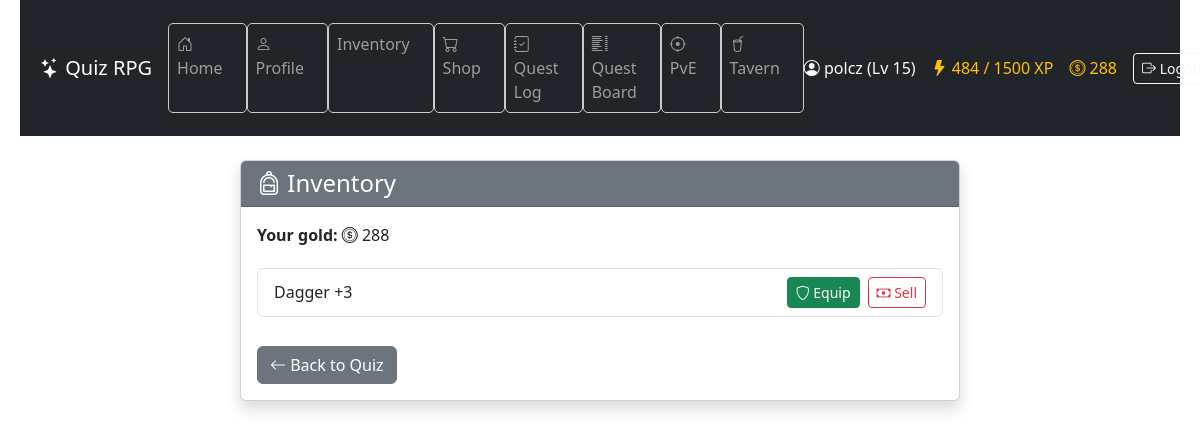
Screenshot of /inventory/ (signed in) with the database file from the repository.
### game/models.py (models this page shows, shortened)
class Character(models.Model):
    CLASS_CHOICES = [
        ("warrior", "Warrior"),
        ("mage", "Mage"),
        ("rogue", "Rogue"),
    ]
    user = models.OneToOneField(User, on_delete=models.CASCADE)
    name = models.CharField(max_length=100)
    character_class = models.CharField(
        max_length=20, choices=CLASS_CHOICES, default="warrior"
    )
    level = models.IntegerField(default=1)
    experience = models.IntegerField(default=0)
    experience_to_next_level = models.PositiveIntegerField(default=100)
    hp = models.PositiveIntegerField(default=100)
    max_hp = models.PositiveIntegerField(default=100)
    hp_from_levels = models.PositiveIntegerField(default=0)
    mana = models.PositiveIntegerField(default=50)
    max_mana = models.PositiveIntegerField(default=50)
    mana_from_levels = models.PositiveIntegerField(default=0)
    stamina = models.PositiveIntegerField(default=50)
    max_stamina = models.PositiveIntegerField(default=50)
    armor = models.PositiveIntegerField(default=0)
    damage_reduction = models.FloatField(default=0.0)
    physical_min_damage = models.PositiveIntegerField(default=1)
    physical_max_damage = models.PositiveIntegerField(default=3)
    spell_power = models.PositiveIntegerField(default=0)
    hp_regeneration = models.PositiveIntegerField(default=0)
    mana_regeneration = models.PositiveIntegerField(default=0)
    stamina_regeneration = models.PositiveIntegerField(default=0)
    items = models.ManyToManyField("Item", related_name="characters", blank=True)
    equipped_head = models.ForeignKey(
        "Item",
        null=True,
        blank=True,
        related_name="equipped_on_head",
        on_delete=models.SET_NULL,
    )
    equipped_body = models.ForeignKey(
        "Item",
        null=True,
        blank=True,
        related_name="equipped_on_body",
        on_delete=models.SET_NULL,
    )
    equipped_legs = models.ForeignKey(
        "Item",
        null=True,
        blank=True,
        related_name="equipped_on_legs",
        on_delete=models.SET_NULL,
    )
    equipped_feet = models.ForeignKey(
        "Item",
        null=True,
        blank=True,
        related_name="equipped_on_feet",
        on_delete=models.SET_NULL,
    )
    equipped_hand_right = models.ForeignKey(
        "Item",
        null=True,
        blank=True,
        related_name="equipped_on_hand_right",
        on_delete=models.SET_NULL,
    )
    equipped_hand_left = models.ForeignKey(
        "Item",
        null=True,
        blank=True,
        related_name="equipped_on_hand_left",
        on_delete=models.SET_NULL,
    )
    strength = models.IntegerField(default=5)
    intelligence = models.IntegerField(default=5)
    dexterity = models.IntegerField(default=5)
    vitality = models.IntegerField(default=5)
    luck = models.IntegerField(default=5)
    stat_points = models.IntegerField(default=0)
    gold = models.IntegerField(default=0)
    last_regen_time = models.DateTimeField(default=timezone.now)
    class XpReward(TypedDict):
        total: int
        base: int
        strength_bonus: int
        intelligence_bonus: int
        double: bool

class Item(models.Model):
    SLOT_CHOICES = [
        ("head", "Head"),
        ("body", "Body"),
        ("legs", "Legs"),
        ("feet", "Feet"),
        ("hand_right", "Right Hand"),
        ("hand_left", "Left Hand"),
    ]
    name = models.CharField(max_length=100)
    description = models.TextField(blank=True, null=True)
    price = models.IntegerField(null=True, blank=True)
    is_available_in_shop = models.BooleanField(default=False)
    slot = models.CharField(
        max_length=20,
        choices=SLOT_CHOICES,
        default="hand_right",
    )
    effect_strength = models.IntegerField(default=0)
    effect_intelligence = models.IntegerField(default=0)
    effect_dexterity = models.IntegerField(default=0)
    effect_vitality = models.IntegerField(default=0)
    effect_luck = models.IntegerField(default=0)
    min_damage = models.PositiveIntegerField(default=0)
    max_damage = models.PositiveIntegerField(default=0)
    armor = models.PositiveIntegerField(default=0)
    spell_power = models.PositiveIntegerField(default=0)
    hp_bonus = models.IntegerField(default=0)
    mana_bonus = models.IntegerField(default=0)
    stamina_bonus = models.IntegerField(default=0)
    required_class = models.CharField(
        max_length=20,
        choices=Character.CLASS_CHOICES,
        null=True,
        blank=True,
        help_text="If set, only characters of this class can equip the item.",
    )

### game/views.py (the view)
# urls.py: path("inventory/", views.inventory_view, name="inventory"),
@character_required
def inventory_view(request):
    character = Character.objects.get(user=request.user)
    regenerate_character(character)
    items = character.items.all()
    return render(
        request,
        "game/inventory.html",
        {
            "items": items,
            "character": character,
        },
    )

### game/context_processors.py (called while the page is built)
def character_context(request):
    if request.user.is_authenticated:
        try:
            character = Character.objects.get(user=request.user)
            return {"character": character}
        except Character.DoesNotExist:
            return {}
    return {}

### game/services/regeneration.py (called while the page is built)
def regenerate_character(character):
    now = timezone.now()
    elapsed = now - character.last_regen_time
    ticks = elapsed // REGEN_INTERVAL
    if ticks >= 1:
        character.hp = min(character.max_hp, character.hp + ticks * REGEN_AMOUNT)
        character.mana = min(character.max_mana, character.mana + ticks * REGEN_AMOUNT)
        character.stamina = min(
            character.max_stamina, character.stamina + ticks * REGEN_AMOUNT
        )
        character.last_regen_time = now
        character.save()

### game/templates/game/inventory.html (shortened to what this page needs)
{% extends "game/base.html" %}
{% block content %}
<div class="container my-4">
  <div class="row justify-content-center">
    <div class="col-md-8">
      <div class="card shadow">
        <div class="card-header bg-secondary text-white">
          <h4 class="mb-0">
            <i class="bi bi-backpack"></i> Inventory
          </h4>
        </div>
        <div class="card-body">
          <p class="mb-3">
            <strong>Your gold:</strong> <i class="bi bi-coin"></i> {{ character.gold }}
          </p>
          {% if items %}
          <ul class="list-group">
            {% for item in items %}
            <li class="list-group-item d-flex justify-content-between align-items-center">
              <span>{{ item.name }}</span>
              <div class="d-flex gap-2">
                <a href="{% url 'equip_item' item.id %}" class="btn btn-sm btn-success">
                  <i class="bi bi-shield"></i> Equip
                </a>
                <a href="{% url 'sell_item' item.id %}" class="btn btn-sm btn-outline-danger">
                  <i class="bi bi-cash"></i> Sell
                </a>
              </div>
            </li>
            {% endfor %}
          </ul>
          {% else %}
          <div class="alert alert-info mt-3">No items in inventory.</div>
          {% endif %}
          <a href="{% url 'quiz' %}" class="btn btn-secondary mt-4">
            <i class="bi bi-arrow-left"></i> Back to Quiz
          </a>
        </div>
      </div>
    </div>
  </div>
</div>
{% endblock %}

### game/templates/game/base.html (shortened to what this page needs)
{% load static %}
<!DOCTYPE html>
<html lang="en">
  <head>
    <link rel="stylesheet" type="text/css" href="{% static 'game/style.css' %}" />
    <link href="https://cdn.jsdelivr.net/npm/bootstrap@5.3.3/dist/css/bootstrap.min.css" rel="stylesheet" />
    <link href="https://cdn.jsdelivr.net/npm/bootstrap-icons@1.11.3/font/bootstrap-icons.css" rel="stylesheet" />
  </head>
  <body>
    <header class="bg-dark text-white">
      <nav class="navbar navbar-expand-lg navbar-dark container">
        <a class="navbar-brand" href="{% url 'home' %}">
          <i class="bi bi-stars"></i> Quiz RPG
        </a>
        <div class="collapse navbar-collapse justify-content-between" id="navbarNav">
          <ul class="navbar-nav me-auto mb-2 mb-lg-0">
            <li class="nav-item"><a class="nav-link" href="{% url 'home' %}"><i class="bi bi-house-door"></i> Home</a></li>
            <li class="nav-item"><a class="nav-link" href="{% url 'profile' %}"><i class="bi bi-person"></i> Profile</a></li>
            <li class="nav-item"><a class="nav-link" href="{% url 'inventory' %}"> Inventory</a></li>
            <li class="nav-item"><a class="nav-link" href="{% url 'shop' %}"><i class="bi bi-cart"></i> Shop</a></li>
            <li class="nav-item"><a class="nav-link" href="{% url 'quest_log' %}"><i class="bi bi-journal-check"></i> Quest Log</a></li>
            <li class="nav-item"><a class="nav-link" href="{% url 'quest_list' %}"><i class="bi bi-list-columns"></i> Quest Board</a></li>
            <li class="nav-item"><a class="nav-link" href="{% url 'battle_select' %}"><i class="bi bi-crosshair"></i> PvE</a></li>
            <li class="nav-item"><a class="nav-link" href="{% url 'tavern' %}"><i class="bi bi-cup-straw"></i> Tavern</a></li>
          </ul>
          <div class="d-flex align-items-center gap-3 text-nowrap">
            {% if user.is_authenticated %}
              {% if character %}
                <span class="text-light"><i class="bi bi-person-circle"></i> {{ character.name }} (Lv {{ character.level }})</span>
                <span class="text-warning"><i class="bi bi-lightning-fill"></i> {{ character.experience }} / {{ character.level|add:"0" }}00 XP</span>
                <span class="text-warning"><i class="bi bi-coin"></i> {{ character.gold }}</span>
              {% else %}
                <span class="text-light"><i class="bi bi-person-circle"></i> {{ user.username }}</span>
              {% endif %}
              <form method="post" action="{% url 'logout' %}" class="d-inline">
                <button type="submit" class="btn btn-outline-light btn-sm">
                  <i class="bi bi-box-arrow-right"></i> Logout
                </button>
              </form>
            {% else %}
              <a href="{% url 'login' %}" class="btn btn-outline-light btn-sm"><i class="bi bi-box-arrow-in-right"></i> Login</a>
              <a href="{% url 'register' %}" class="btn btn-outline-light btn-sm"><i class="bi bi-person-plus"></i> Register</a>
            {% endif %}
          </div>
        </div>
      </nav>
    </header>
    <main class="container mb-5">
      {% block content %}{% endblock %}
    </main>
  </body>
</html>

### game/static/game/style.css (style rules this page uses)
body { font-family: "Segoe UI", sans-serif; background-color: #f4f4f4; color: #333; margin: 0; padding: 0 20px; }
header { background-color: #222; color: white; padding: 15px 20px; display: flex; flex-direction: column; align-items: flex-start; }
nav a { color: #ddd; text-decoration: none; margin-right: 15px; }
nav li { background: none !important; width: auto !important; height: auto !important; padding: 0 !important; margin: 0 !important; display: list-item; }
button { background-color: #4CAF50; color: white; border: none; padding: 8px 16px; margin-top: 5px; cursor: pointer; border-radius: 4px; }
ul { list-style: none; padding-left: 0; }
li { background-color: white; border: 1px solid #ccc; margin: 5px 0; padding: 10px; border-radius: 5px; }

### rows the page displays
Character: name "polcz", level "15", experience "484", level|add "15", gold "288"
Item: name "Dagger +3"
